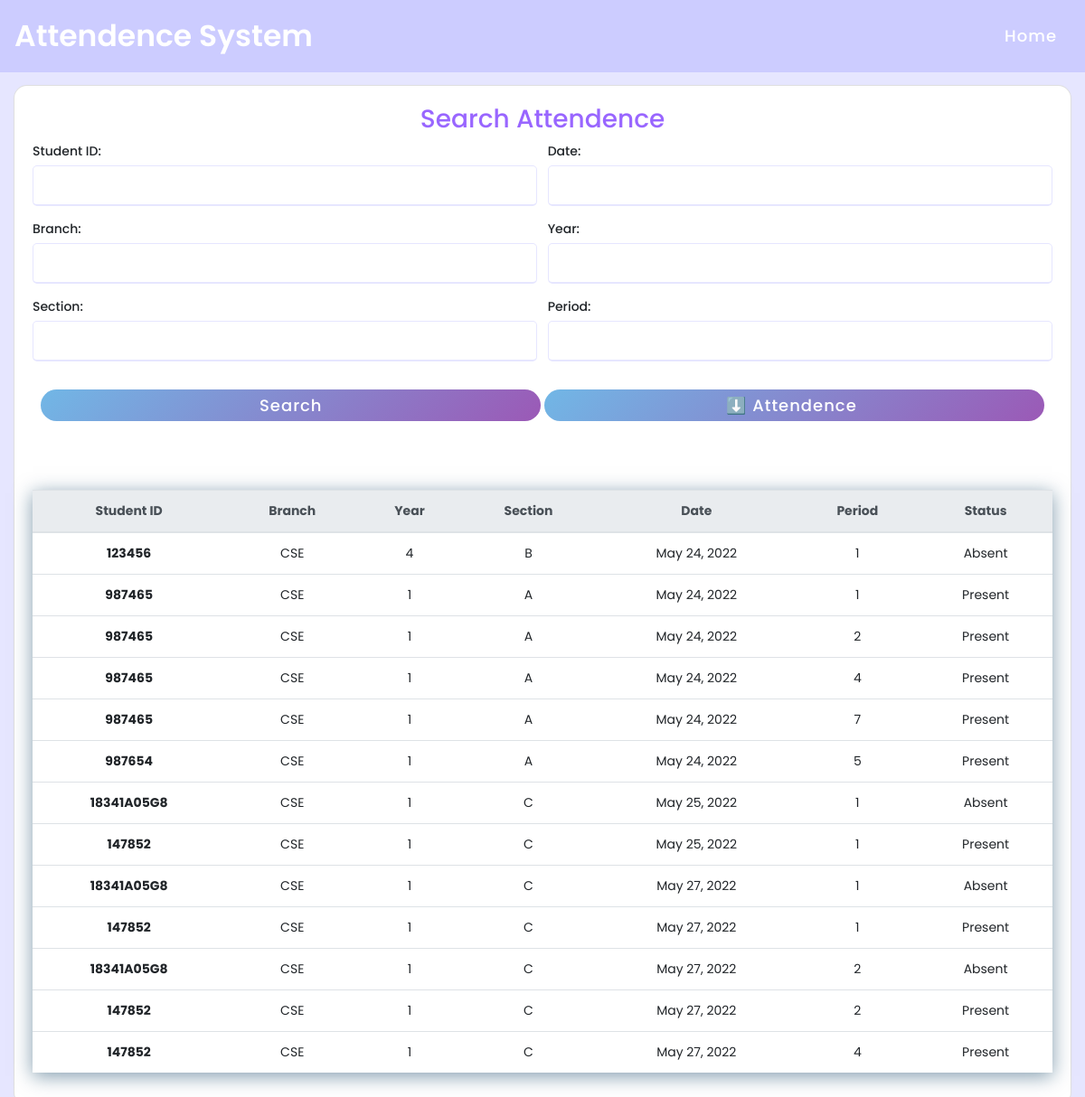
The page /searchattendence/ on the database as committed earlier.
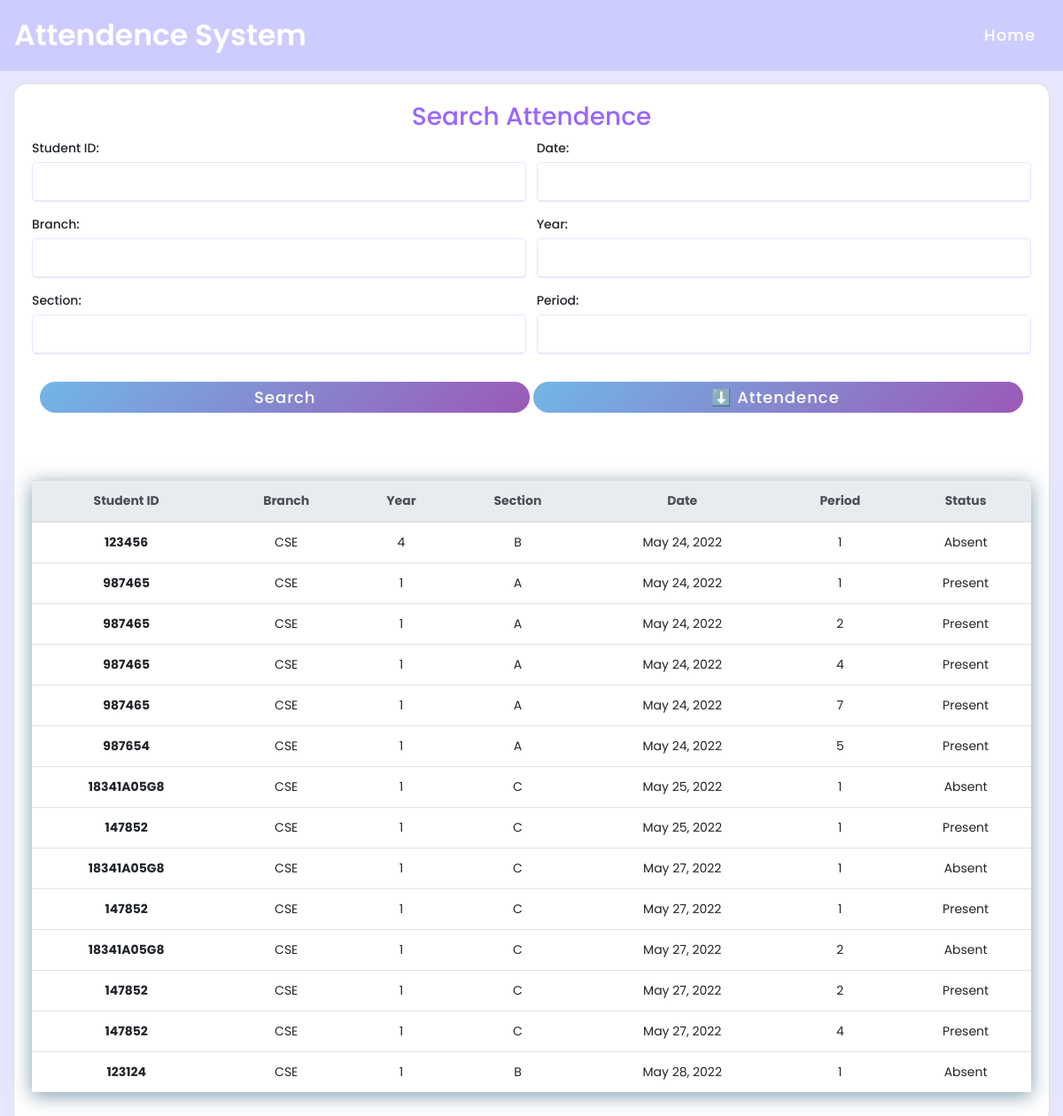
The same page on the database as committed later.
### attendence_sys/models.py (models this page shows, shortened)
class Attendence(models.Model):
    Faculty_Name = models.CharField(max_length=200, null=True, blank=True)
    Student_ID = models.CharField(max_length=200, null=True, blank=True)
    date = models.DateField(auto_now_add = True, null = True)
    time = models.TimeField(auto_now_add=True, null = True)
    branch = models.CharField(max_length=200, null = True)
    year = models.CharField(max_length=200, null = True)
    section = models.CharField(max_length=200, null = True)
    period = models.CharField(max_length=200, null = True)
    status = models.CharField(max_length=200, null = True, default='Absent')

### attendence_sys/views.py (the view)
# urls.py: path('searchattendence/', views.searchAttendence, name='searchattendence'),
def searchAttendence(request):
    global attendences
    attendences= Attendence.objects.all()       #gets all data from attendence_sys_attendence table
    myFilter = AttendenceFilter(request.GET, queryset=attendences)
    attendences = myFilter.qs       #filters data
    context = {'myFilter':myFilter, 'attendences': attendences, 'ta':False}
    return render(request, 'attendence_sys/attendence.html', context)

### attendence_sys/templates/attendence_sys/attendence.html (shortened to what this page needs)
{% extends 'attendence_sys/main.html' %}
{% load static %} {% block content %}
 {% if ta == False %}
<div class="card card-body">
    <center>
        <h3>Search Attendence</h3>
    </center>
    <form method="get">
        <div class="form-group">{{myFilter.form.as_p}}</div>
        <div class="button">
            <input type="submit" value="Search" />
            <a href="{% url 'export_excel' %}">
                <input type="button" value="⬇️ Attendence " />
            </a>
        </div>
        <br />
        <div class="row">
            <table class="table">
                <thead class="thead-light">
                    <tr id="header">
                        <th>Student ID</th>
                        <th>Branch</th>
                        <th>Year</th>
                        <th>Section</th>
                        <th>Date</th>
                        <th>Period</th>
                        <th>Status</th>
                    </tr>
                </thead>
                {% for attendence in attendences %}
                <tr>
                    <th data-title="Student_ID">{{ attendence.Student_ID }}</th>
                    <td data-title="Branch">{{ attendence.branch }}</td>
                    <td data-title="Year">{{ attendence.year }}</td>
                    <td data-title="Section">{{ attendence.section }}</td>
                    <td data-title="Date">{{ attendence.date }}</td>
                    <td data-title="Period">{{ attendence.period }}</td>
                    <td data-title="Status">{{ attendence.status }}</td>
                </tr>
                {% endfor %}
            </table>
        </div>
        {% endif %} {% endblock %}

Rows that differ between the two databases and show on the page:
added Attendence: Student_ID "123124", branch "CSE", year "1", section "B", date "May 28, 2022", period "1", status "Absent"
